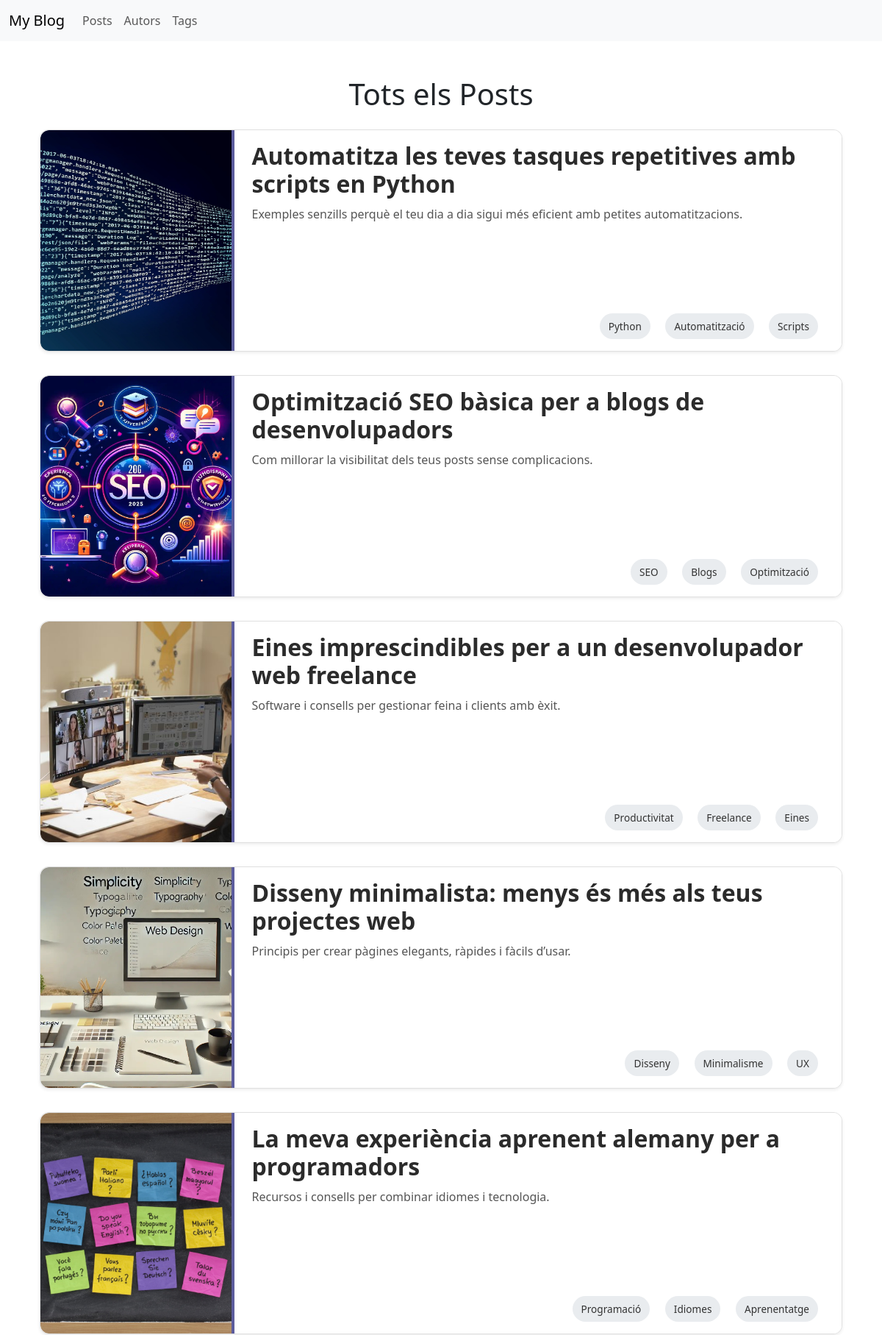
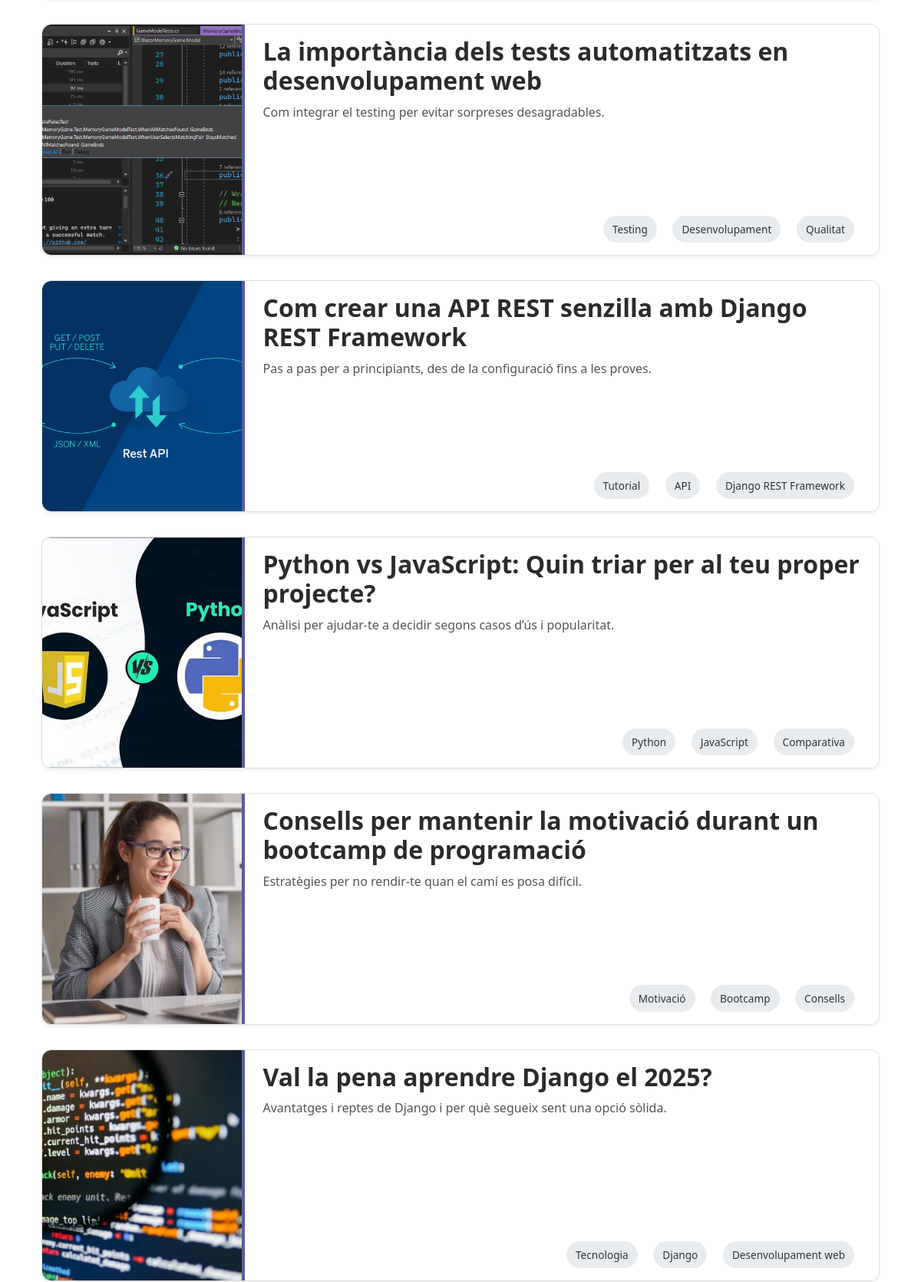
/posts/ (upper part), run on the app's committed database (2 pictures, top to bottom).
### blog/models.py (models this page shows, shortened)
class Post(models.Model):
    title = models.CharField(max_length=200)
    slug = models.SlugField(unique=True)
    content = models.TextField()
    excerpt = models.CharField(max_length=300)
    date = models.DateTimeField(auto_now_add=True)
    author = models.ForeignKey(Author, on_delete=models.CASCADE, related_name='posts')
    tags = models.ManyToManyField(Tag, related_name='posts')
    image = models.ImageField(upload_to='posts/', blank=True, null=True)
    class Meta:
        ordering = ['-date']

class Tag(models.Model):
    name = models.CharField(max_length=50, unique=True)

### blog/views.py (the view)
# urls.py: path('posts/', views.posts_list, name='posts-list'),
def posts_list(request):
    posts = Post.objects.all()
    return render(request, 'blog/post_list.html', {'posts': posts})

### blog/templates/blog/post_list.html (shortened to what this page needs)
{% extends 'blog/base.html' %}
{% block content %}
<div class="container my-5">
    <h1 class="text-center mb-4">Tots els Posts</h1>
    {% for post in posts %}
    <div class="post-container post-box shadow-sm">
        <div class="post-image-container">
            {% if post.image %}
                <img src="{{ post.image.url }}" alt="{{ post.title }}" class="post-image">
            {% else %}
                <div class="no-image">Sense imatge</div>
            {% endif %}
        </div>
        <div class="post-content">
            <div class="post-text">
                <h2 class="post-title">
                    <a href="{% url 'posts-detail-page' post.slug %}">{{ post.title }}</a>
                </h2>
                <p class="post-excerpt">{{ post.excerpt }}</p>
            </div>
            <div class="post-tags">
                {% for tag in post.tags.all %}
                    <span class="tag">{{ tag.name }}</span>
                {% endfor %}
            </div>
        </div>
    </div>
    {% endfor %}
</div>
{% endblock %}

### blog/static/blog/css/style.css (style rules this page uses)
.post-image { width: 100%; max-height: 300px; min-height: 300px; object-fit: cover; border-radius: 8px; }
.post-container { display: flex; margin-bottom: 2rem; border-radius: 12px; background-color: #f9f9f9; overflow: hidden; transition: transform 0.2s ease-in-out; border: 1px solid #e0e0e0; }
.post-image-container { flex: 1; max-width: 25%; min-width: 180px; }
.post-image { width: 100%; height: 100%; object-fit: cover; border-radius: 12px 0px 0px 12px; }
.post-content { flex: 3; display: flex; flex-direction: column; justify-content: space-between; padding: 1rem 1.5rem; border-left: 4px solid #5c5c9d; background-color: #ffffff; }
.post-title { font-size: 1.5rem; margin-bottom: 0.5rem; color: #2b2b2b; }
.post-title a { text-decoration: none; color: inherit; }
.post-excerpt { color: #555; font-size: 1rem; }
.post-tags { text-align: right; margin-top: 1rem; }
.tag { background-color: #eee; padding: 5px 10px; margin-left: 8px; border-radius: 20px; font-size: 0.85rem; color: #444; display: inline-block; }
.post-title { font-size: 2rem; color: #2b2b2b; font-weight: bold; }
.post-content { font-size: 1.1rem; line-height: 1.7; color: #333; }
.post-tags { margin-top: 1.5rem; }
.post-tags .tag { background-color: #e9ecef; color: #333; padding: 6px 12px; margin-right: 8px; border-radius: 20px; font-size: 0.85rem; text-decoration: none; transition: background-color 0.2s ease; }

### data on the page
Post: image (picture), title "Automatitza les teves tasques repetitives amb scripts en Python", excerpt "Exemples senzills perquè el teu dia a dia sigui més eficient amb petites automatitzacions."
Tag: name "Python"
Tag: name "Automatització"
Tag: name "Scripts"
Post: image (picture), title "Optimització SEO bàsica per a blogs de desenvolupadors", excerpt "Com millorar la visibilitat dels teus posts sense complicacions."
Tag: name "SEO"
Tag: name "Blogs"
Tag: name "Optimització"
Post: image (picture), title "Eines imprescindibles per a un desenvolupador web freelance", excerpt "Software i consells per gestionar feina i clients amb èxit."
Tag: name "Productivitat"
Tag: name "Freelance"
Tag: name "Eines"
Post: image (picture), title "Disseny minimalista: menys és més als teus projectes web", excerpt "Principis per crear pàgines elegants, ràpides i fàcils d’usar."
Tag: name "Disseny"
Tag: name "Minimalisme"
Tag: name "UX"
Post: image (picture), title "La meva experiència aprenent alemany per a programadors", excerpt "Recursos i consells per combinar idiomes i tecnologia."
Tag: name "Programació"
Tag: name "Idiomes"
Tag: name "Aprenentatge"
Post: image (picture), title "La importància dels tests automatitzats en desenvolupament web", excerpt "Com integrar el testing per evitar sorpreses desagradables."
Tag: name "Testing"
Tag: name "Desenvolupament"
Tag: name "Qualitat"
Post: image (picture), title "Com crear una API REST senzilla amb Django REST Framework", excerpt "Pas a pas per a principiants, des de la configuració fins a les proves."
Tag: name "Tutorial"
Tag: name "API"
Tag: name "Django REST Framework"
Post: image (picture), title "Python vs JavaScript: Quin triar per al teu proper projecte?", excerpt "Anàlisi per ajudar-te a decidir segons casos d’ús i popularitat."
Tag: name "JavaScript"
Tag: name "Comparativa"
Post: image (picture), title "Consells per mantenir la motivació durant un bootcamp de programació", excerpt "Estratègies per no rendir-te quan el camí es posa difícil."
Tag: name "Motivació"
Tag: name "Bootcamp"
Tag: name "Consells"
Post: image (picture), title "Val la pena aprendre Django el 2025?", excerpt "Avantatges i reptes de Django i per què segueix sent una opció sòlida."
Tag: name "Tecnologia"
Tag: name "Django"
Tag: name "Desenvolupament web"
